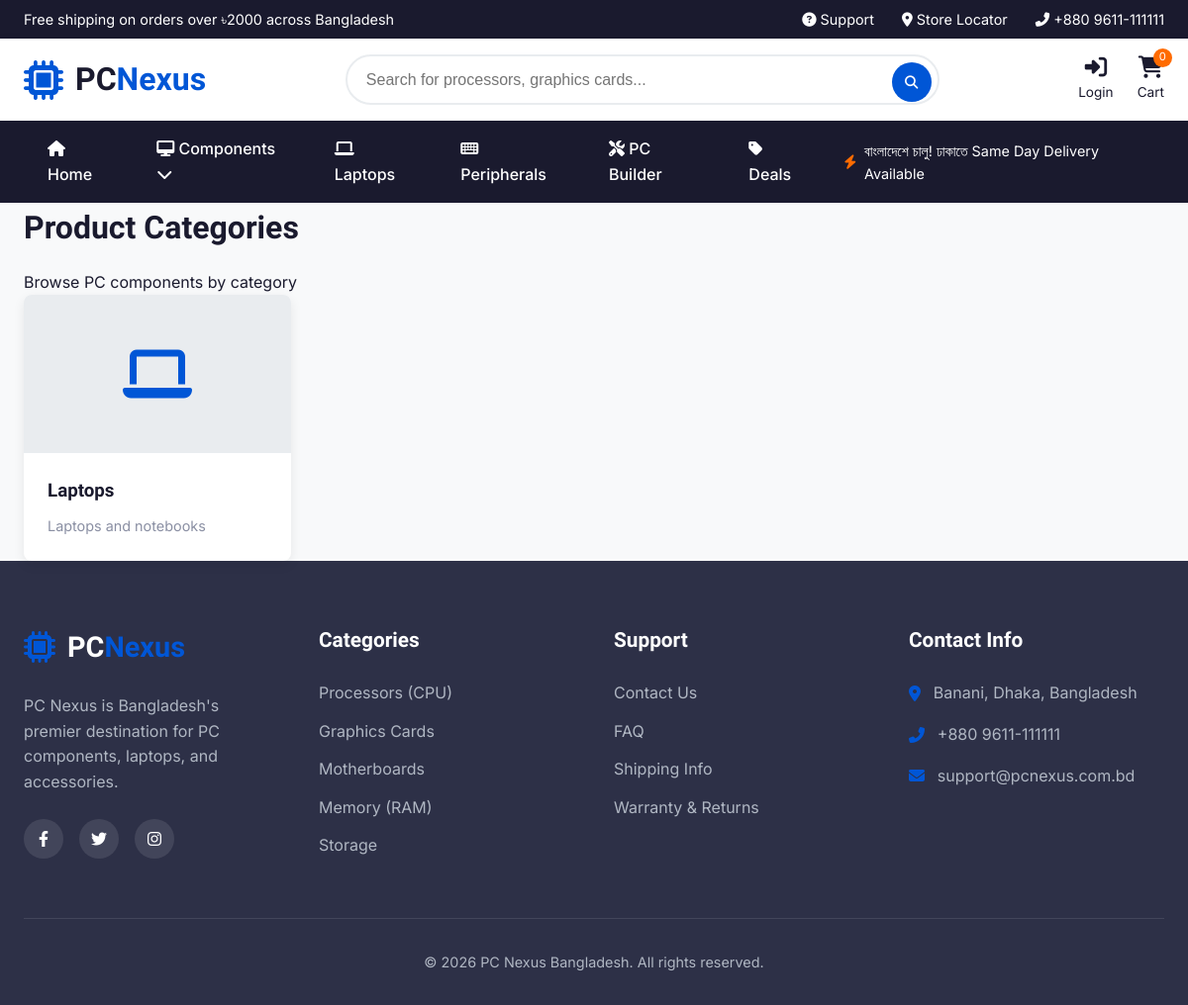
Page /categories/ on the earlier database version.
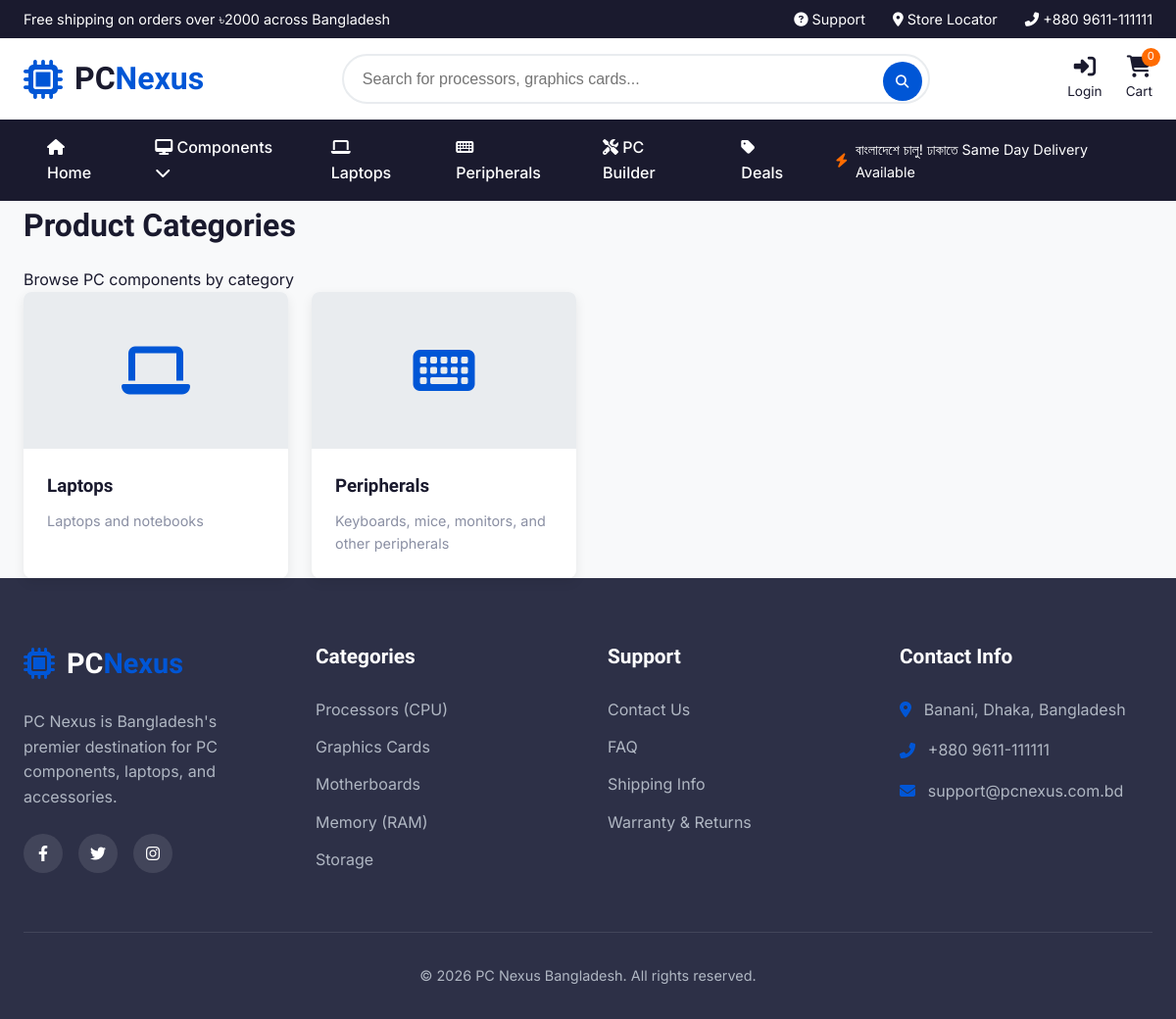
Same page on the later database version.
### store/models.py (models this page shows, shortened)
class Category(models.Model):
    name = models.CharField(max_length=100)
    slug = models.SlugField(unique=True)
    icon = models.CharField(max_length=50, default='fas fa-microchip')
    description = models.TextField(blank=True)
    class Meta:
        verbose_name_plural = "Categories"

### store/views.py (the view)
# urls.py: path('categories/', views.category_list, name='category_list'),
def category_list(request):
    categories = Category.objects.all()
    context = {
        'categories': categories,
        'page_title': 'Product Categories | PC Nexus Bangladesh',
    }
    return render(request, 'store/category_list.html', context)

### templates/store/category_list.html (shortened to what this page needs)
{% extends 'base.html' %}
{% load static %}
{% block content %}
<div class="container">
    <div class="page-header">
        <h1>Product Categories</h1>
        <p>Browse PC components by category</p>
    </div>
    <div class="categories-grid">
        {% for category in categories %}
        <a href="{% url 'store:category_detail' category.slug %}" class="category-card">
            <div class="category-image">
                <i class="{{ category.icon }}"></i>
            </div>
            <div class="category-info">
                <h3>{{ category.name }}</h3>
                <p>{{ category.description|truncatechars:100 }}</p>
            </div>
        </a>
        {% endfor %}
    </div>
</div>
{% endblock %}

### templates/base.html (shortened to what this page needs)
{% load static %}
<!DOCTYPE html>
<html lang="en">
<head>
    <link rel="stylesheet" href="https://cdnjs.cloudflare.com/ajax/libs/font-awesome/6.4.0/css/all.min.css">
    <link rel="stylesheet" href="{% static 'css/style.css' %}">
</head>
<body>
    {% include 'partials/header.html' %}
    {% include 'partials/navigation.html' %}
    <main>
        {% block content %}{% endblock %}
    </main>
    {% include 'partials/footer.html' %}
</body>
</html>

### templates/partials/header.html
{% load static %}
<header>
    <div class="header-top">
        <div class="container header-top-content">
            <div>Free shipping on orders over ৳2000 across Bangladesh</div>
            <div class="header-top-links">
                <a href="{% url 'store:support' %}"><i class="fas fa-question-circle"></i> Support</a>
                <a href="{% url 'store:store_locator' %}"><i class="fas fa-map-marker-alt"></i> Store Locator</a>
                <a href="tel:+8809611111111"><i class="fas fa-phone-alt"></i> +880 9611-111111</a>
            </div>
        </div>
    </div>
    <div class="main-header">
        <div class="container main-header-content">
            <a href="{% url 'store:home' %}" class="logo">
                <i class="fas fa-microchip logo-icon"></i>
                <div class="logo-text">PC<span>Nexus</span></div>
            </a>
            <form class="search-container" method="GET" action="{% url 'store:product_search' %}">
                <input type="text" name="q" placeholder="Search for processors, graphics cards...">
                <button type="submit"><i class="fas fa-search"></i></button>
            </form>
            <div class="header-actions">
                {% if user.is_authenticated %}
                    <a href="{% url 'store:account' %}" class="header-action">
                        <i class="fas fa-user-circle"></i>
                        <span>Account</span>
                    </a>
                {% else %}
                    <a href="{% url 'store:login' %}" class="header-action">
                        <i class="fas fa-sign-in-alt"></i>
                        <span>Login</span>
                    </a>
                {% endif %}
                <div class="cart-wrapper">
                    <a href="{% url 'store:cart' %}" class="header-action">
                        <i class="fas fa-shopping-cart"></i>
                        <span>Cart</span>
                        <div class="cart-count">0</div>
                    </a>
                </div>
            </div>
        </div>
    </div>
</header>

### templates/partials/navigation.html (shortened to what this page needs)
<div class="nav-container">
    <div class="container">
        <nav class="main-nav">
            <ul class="nav-links">
                <li><a href="{% url 'store:home' %}" class="{% if request.path == '/' %}active{% endif %}"><i class="fas fa-home"></i> Home</a></li>
                <li>
                    <a href="{% url 'store:category_list' %}"><i class="fas fa-desktop"></i> Components <i class="fas fa-chevron-down"></i></a>
                </li>
                <li><a href="{% url 'store:laptops' %}"><i class="fas fa-laptop"></i> Laptops</a></li>
                <li><a href="{% url 'store:peripherals' %}"><i class="fas fa-keyboard"></i> Peripherals</a></li>
                <li><a href="{% url 'store:pc_builder' %}"><i class="fas fa-tools"></i> PC Builder</a></li>
                <li><a href="{% url 'store:deals' %}"><i class="fas fa-tag"></i> Deals</a></li>
            </ul>
            <div class="nav-promo">
                <i class="fas fa-bolt"></i>
                <span>বাংলাদেশে চালু! ঢাকাতে Same Day Delivery Available</span>
            </div>
        </nav>
    </div>
</div>

### templates/partials/footer.html
<footer>
    <div class="container">
        <div class="footer-content">
            <div class="footer-about">
                <a href="{% url 'store:home' %}" class="footer-logo">
                    <i class="fas fa-microchip"></i>
                    <span>PC<span>Nexus</span></span>
                </a>
                <p>PC Nexus is Bangladesh's premier destination for PC components, laptops, and accessories.</p>
                <div class="social-links">
                    <a href="#"><i class="fab fa-facebook-f"></i></a>
                    <a href="#"><i class="fab fa-twitter"></i></a>
                    <a href="#"><i class="fab fa-instagram"></i></a>
                </div>
            </div>
            <div>
                <h3 class="footer-heading">Categories</h3>
                <ul class="footer-links">
                    <li><a href="#">Processors (CPU)</a></li>
                    <li><a href="#">Graphics Cards</a></li>
                    <li><a href="#">Motherboards</a></li>
                    <li><a href="#">Memory (RAM)</a></li>
                    <li><a href="#">Storage</a></li>
                </ul>
            </div>
            <div>
                <h3 class="footer-heading">Support</h3>
                <ul class="footer-links">
                    <li><a href="{% url 'store:contact' %}">Contact Us</a></li>
                    <li><a href="{% url 'store:faq' %}">FAQ</a></li>
                    <li><a href="{% url 'store:shipping_info' %}">Shipping Info</a></li>
                    <li><a href="{% url 'store:warranty' %}">Warranty & Returns</a></li>
                </ul>
            </div>
            <div>
                <h3 class="footer-heading">Contact Info</h3>
                <div class="contact-info">
                    <p><i class="fas fa-map-marker-alt"></i> Banani, Dhaka, Bangladesh</p>
                    <p><i class="fas fa-phone-alt"></i> +880 9611-111111</p>
                    <p><i class="fas fa-envelope"></i> support@pcnexus.com.bd</p>
                </div>
            </div>
        </div>
        <div class="footer-bottom">
            <p>&copy; {% now "Y" %} PC Nexus Bangladesh. All rights reserved.</p>
        </div>
    </div>
</footer>

Differences in the rows shown:
added Category: name "Peripherals", description "Keyboards, mice, monitors, and other peripherals"
